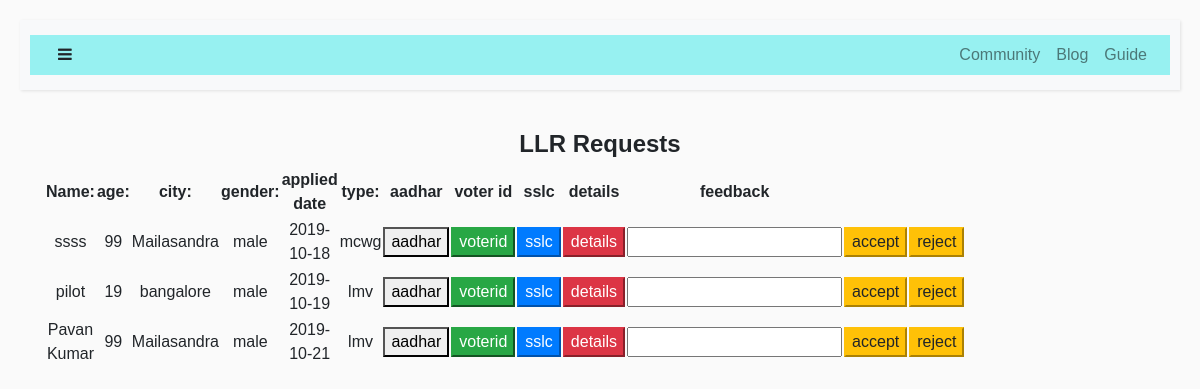
Screenshot of /adminllr with the database file from the repository.
### tables this page shows
CREATE TABLE "llr" (
	`id`	INTEGER NOT NULL PRIMARY KEY AUTOINCREMENT,
	`firstname`	TEXT,
	`lastname`	TEXT,
	`fathername`	TEXT,
	`email`	TEXT,
	`address`	TEXT,
	`pincode`	INTEGER,
	`city`	TEXT,
	`district`	TEXT,
	`state`	TEXT,
	`country`	TEXT,
	`dob`	TEXT,
	`age`	INTEGER,
	`gender`	TEXT,
	`phone`	INTEGER,
	`bloodgroup`	TEXT,
	`currentdate`	TEXT,
	`expirydate`	TEXT,
	`status`	TEXT,
	`type`	TEXT,
	`rto`	TEXT,
	`feedback`	TEXT
);

### login.py (the view)
@app.route('/adminllr',methods=['GET','POST'])
def adminllr():
    with sqlite3.connect('r.db') as con:
            cur=con.cursor()
            if(cur.execute("SELECT firstname,email,age,city,gender,currentdate,type FROM llr WHERE status=?",("pending",))):
                data=cur.fetchall()
                return render_template('adminllr.html',data=data)
            else:
                flash("error")
                return render_template('empdashboard.html')

### templates/adminllr.html
{% extends "layout.html" %}
{% block body %}
<center><h4><b>LLR Requests</b></h4></center>
{%if data%}
<div class="container">
    <div class="row">
<div class="col-md-8">
    <table>
        <tr>
            <th>Name:</th>
            <th>age:</th>
            <th>city:</th>
            <th>gender:</th>
            <th>applied date</th>
            <th>type:</th>
            <th>aadhar</th>
            <th>voter id</th>
            <th>sslc</th>
            <th>details</th>
            <th>feedback</th>
        </tr>
        {% for row in data %}
        <form method=post  action="/edit/{{ row[1] }}">
        <tr>
            <td>{{row[0]}}</td>
            <td>{{row[2]}}</td>
            <td>{{row[3]}}</td>
            <td>{{row[4]}}</td>
            <td>{{row[5]}}</td>
            <td>{{row[6]}}</td>
            <td><a href="/aadhar/{{ row[1] }}"><button type="button" class="btn-default">aadhar</button></a></td>
            <td><a href="/voterid/{{ row[1] }}"><button type="button" class="btn-success">voterid</button></a></td>
            <td><a href="/sslc/{{ row[1] }}"><button type="button" class="btn-primary">sslc</button></a></td>
            <td><a href="/details/{{ row[1] }}"><button type="button" class="btn-danger">details</button></a></td>
            <td><input type="text" name="feedback"></td>
            <td><input type="submit" name="action" class="btn-warning" value="accept"></td>
            <td><input type="submit" name="action" class="btn-warning" value="reject"></td>
        </tr>
    </form>
{% endfor %}
    </table>
</div>
</div>
{%else%}
<center>
    <br><br>
    <p> No requests for LLR</p>
</center>
        {%endif%}
{% endblock%}

### templates/layout.html (shortened to what this page needs)
<!doctype html>
<html lang="en">
<head>
  <link rel="stylesheet" href="{{ url_for('static',filename='styles/myform.css')}}" type="text/css">
  <link rel="stylesheet" href="https://stackpath.bootstrapcdn.com/bootstrap/4.3.1/css/bootstrap.min.css">
  <link rel="stylesheet" href="https://cdnjs.cloudflare.com/ajax/libs/malihu-custom-scrollbar-plugin/3.1.5/jquery.mCustomScrollbar.min.css">
  <link rel="stylesheet" href="https://stackpath.bootstrapcdn.com/bootstrap/4.3.1/css/bootstrap.min.css">
  <link rel="stylesheet" href="https://stackpath.bootstrapcdn.com/font-awesome/4.7.0/css/font-awesome.min.css">
</head>
  <body class="text-center">
    {% include 'navbar.html' %}
    {% block body %}
    {% endblock %}
    </body>
    </html>

### templates/navbar.html (shortened to what this page needs)
<div class="wrapper">
  <div id="content">
      <nav class="navbar navbar-expand-lg navbar-light bg-light">
          <div class="container-fluid">
              <button type="button" id="sidebarCollapse" class="btn text-sidebar bg-turbo-yellow" color="black">
                  <i class="fa fa-bars"></i>
              </button>
              <div class="collapse navbar-collapse" id="navbarSupportedContent" >
                  <ul class="nav navbar-nav ml-auto">
                      <li class="nav-item">
                          <a class="nav-link" href="#">Community</a>
                      </li>
                      <li class="nav-item">
                          <a class="nav-link" href="#">Blog</a>
                      </li>
                      <li class="nav-item">
                          <a class="nav-link" href="#">Guide</a>
                      </li>
                  </ul>
              </div>
          </div>
      </nav>

### templates/navbar.html (style rules this page uses)
.bg-turbo-yellow { background-color: $turbo-yellow; }
body { font-family: 'Poppins', sans-serif; background: #fafafa; }
a, a:hover, a:focus { color: inherit; text-decoration: none; transition: all 0.3s; }
.container-fluid { background: rgb(151, 241, 241); }
.navbar { padding: 15px 10px; background: rgb(136, 120, 120); border: none; border-radius: 0; margin-bottom: 40px; box-shadow: 1px 1px 3px rgba(0, 0, 0, 0.1); }
.text-sidebar { color: $text-sidebar; }
.wrapper { display: flex; width: 100%; align-items: stretch; }
#content { width: 100%; padding: 20px; min-height: 100vh; transition: all 0.3s; }

### rows the page displays
llr: firstname "ssss", age "99", city "Mailasandra", gender "male", currentdate "2019-10-18", type "mcwg"
llr: firstname "pilot", age "19", city "bangalore", gender "male", currentdate "2019-10-19", type "lmv"
llr: firstname "Pavan Kumar", age "99", city "Mailasandra", gender "male", currentdate "2019-10-21", type "lmv"
